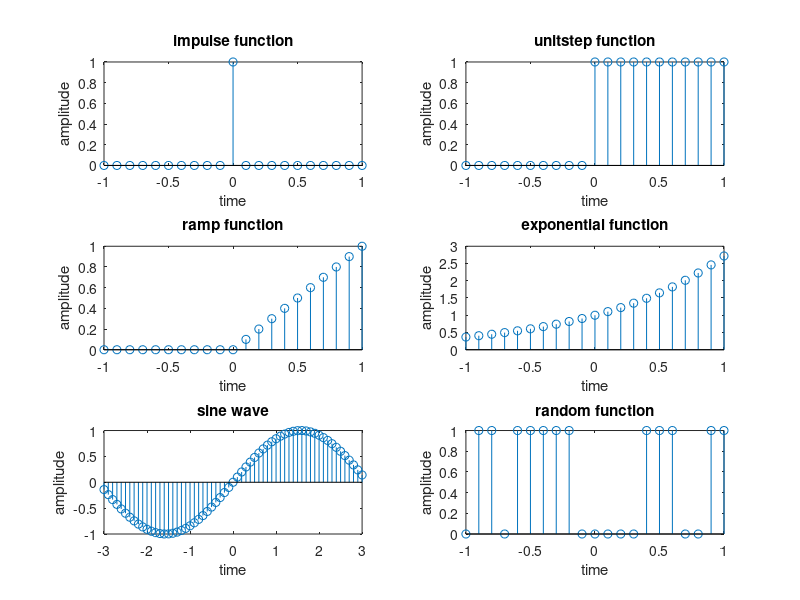

MATLAB code for this plot:
clc; clear; close all;%setup

t = (-1:0.1:1);
x = (-3:0.1:3);

impulse = t==0;
unitstep = t>=0;
ramp = t.*unitstep;
exp = exp(t);
sine = sin(x);
rand = randi([0,1],1,21);

subplot(3,2,1);
stem(t,impulse)
xlabel('time')
ylabel('amplitude')
title('impulse function')

subplot(3,2,2);
stem(t,unitstep)
xlabel('time')
ylabel('amplitude')
title('unitstep function')

subplot(3,2,3);
stem(t,ramp)
xlabel('time')
ylabel('amplitude')
title('ramp function')

subplot(3,2,4);
stem(t,exp)
xlabel('time')
ylabel('amplitude')
title('exponential function')

subplot(3,2,5);
stem(x,sine)
xlabel('time')
ylabel('amplitude')
title('sine wave')

subplot(3,2,6);
stem(t,rand)
xlabel('time')
ylabel('amplitude')
title('random function')